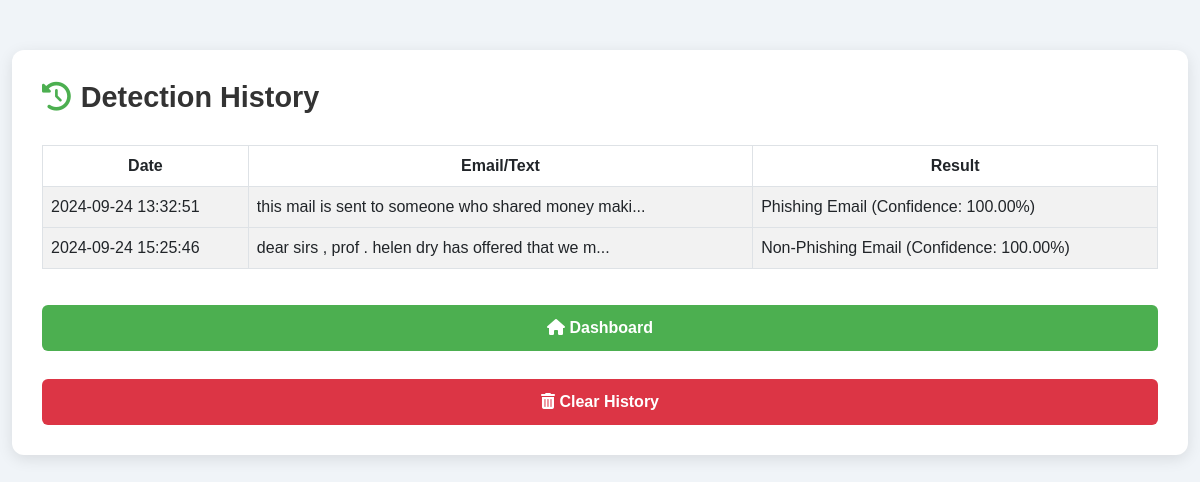
/history (signed in), run on an earlier commit of the app's database.
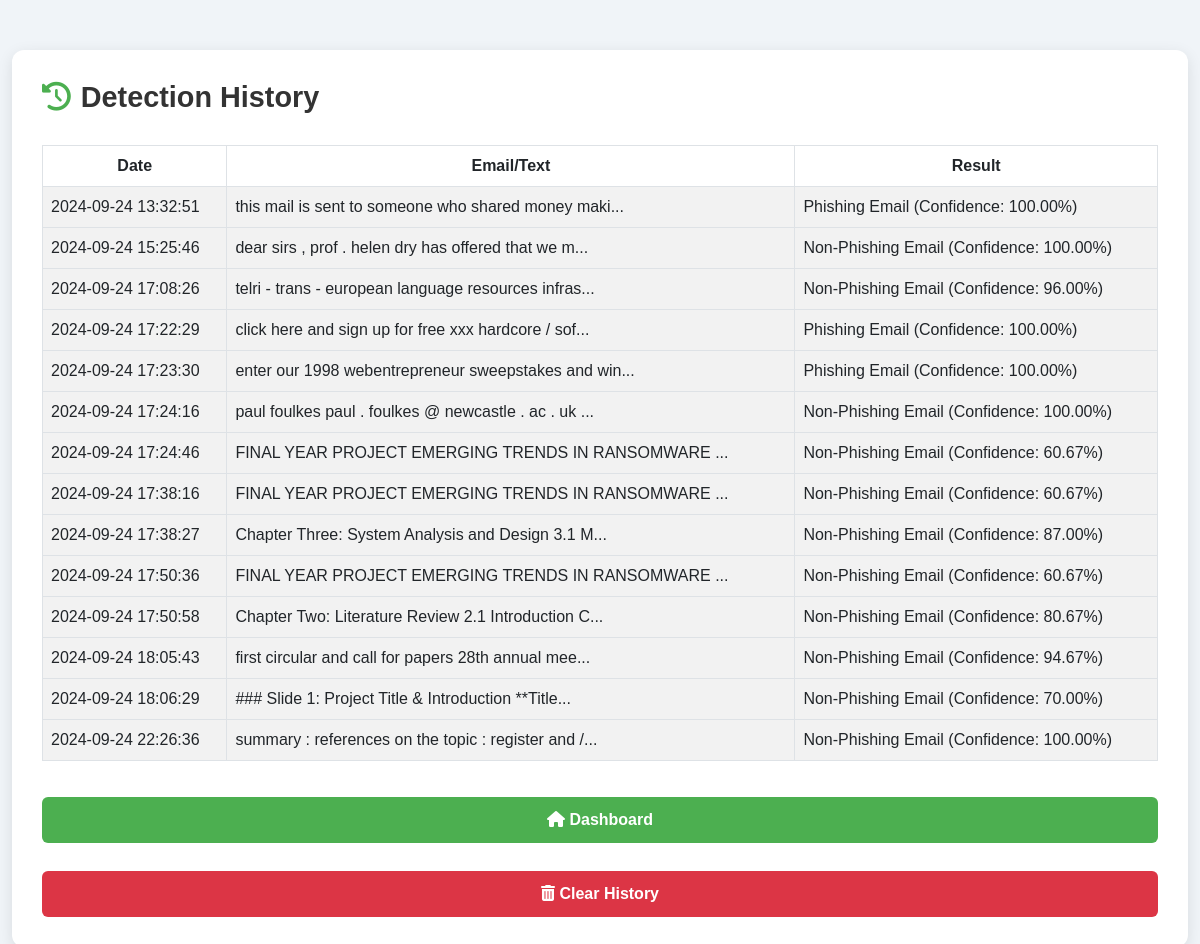
And on a later commit of the database.
### tables this page shows
CREATE TABLE detection_history (
                    id INTEGER PRIMARY KEY AUTOINCREMENT,
                    user_id INTEGER,
                    email_text TEXT,
                    result TEXT,
                    detection_date TIMESTAMP DEFAULT CURRENT_TIMESTAMP,
                    FOREIGN KEY (user_id) REFERENCES users(id) ON DELETE CASCADE
                );

### app.py (the view)
@app.route('/history')
@login_required
def history():
    conn = get_db_connection()
    if conn:
        history = conn.execute('SELECT * FROM detection_history WHERE user_id = ?', (current_user.id,)).fetchall()
        conn.close()
        return render_template('history.html', history=history)
    else:
        flash('Error fetching history', 'danger')
        return redirect(url_for('index'))

### app.py (called while the page is built)
@login_manager.user_loader
def load_user(user_id):
    return User(user_id)

def get_db_connection():
    try:
        conn = sqlite3.connect('users.db')  # Connect to SQLite database
        conn.row_factory = sqlite3.Row  # Return rows as dictionaries
        return conn
    except sqlite3.Error as e:
        logging.error(f"Database connection error: {e}")
        return None

### templates/history.html (shortened to what this page needs)
<!DOCTYPE html>
<html lang="en">
<head>
    <link href="https://cdn.jsdelivr.net/npm/bootstrap@5.3.0-alpha1/dist/css/bootstrap.min.css" rel="stylesheet">
    <link href="https://cdnjs.cloudflare.com/ajax/libs/font-awesome/6.0.0-beta3/css/all.min.css" rel="stylesheet">
</head>
<body>
    <div class="container">
        <div class="history-container">
            <h2><i class="fas fa-history"></i> Detection History</h2>
            {% if history %}
            <table class="table table-striped table-bordered">
                <thead>
                    <tr>
                        <th>Date</th>
                        <th>Email/Text</th>
                        <th>Result</th>
                    </tr>
                </thead>
                <tbody>
                    {% for entry in history %}
                    <tr>
                        <td>{{ entry['detection_date'] }}</td>
                        <td>{{ entry['email_text'][:50] }}...</td>
                        <td>{{ entry['result'] }}</td>
                    </tr>
                    {% endfor %}
                </tbody>
            </table>
            {% else %}
                <p>No detection history found.</p>
            {% endif %}
            <div class="d-grid gap-2">
                <a href="{{ url_for('index') }}" class="btn btn-custom"><i class="fas fa-home"></i> Dashboard</a>
                <button class="btn btn-clear" data-bs-toggle="modal" data-bs-target="#clearHistoryModal">
                    <i class="fas fa-trash-alt"></i> Clear History
                </button>
            </div>
        </div>
    </div>
</body>
</html>

### templates/history.html (style rules this page uses)
body { font-family: 'Poppins', sans-serif; background-color: #f0f4f8; color: #333; margin: 0; padding: 0; animation: fadeIn 1s ease-in-out; }
.container { margin-top: 50px; max-width: 1200px; }
.history-container { background-color: #ffffff; padding: 30px; border-radius: 12px; box-shadow: 0 4px 15px rgba(0, 0, 0, 0.1); }
.history-container h2 { display: flex; align-items: center; margin-bottom: 30px; font-size: 1.8rem; font-weight: 600; color: #333; }
.history-container h2 i { margin-right: 10px; color: #4CAF50; }
table { width: 100%; border-collapse: collapse; margin-bottom: 20px; }
th { background-color: #4CAF50; color: #000000; font-weight: bold; text-align: center; padding: 10px; }
td { padding: 15px; background-color: #f9f9f9; color: #555; }
tr:nth-child(even) td { background-color: #f2f2f2; }
.btn-custom { background-color: #4CAF50; color: white; font-size: 1rem; font-weight: 600; transition: background-color 0.3s ease, transform 0.2s ease; }
.btn-clear { background-color: #dc3545; color: white; font-size: 1rem; font-weight: 600; }
.d-grid .btn { padding: 10px 0; margin-top: 20px; }

What changed in the data, as far as the page shows it:
added detection_history: detection_date "2024-09-24 17:08:26", email_text "telri - trans - european language resources infras", result "Non-Phishing Email (Confidence: 96.00%)"
added detection_history: detection_date "2024-09-24 17:22:29", email_text "click here and sign up for free xxx hardcore / sof", result "Phishing Email (Confidence: 100.00%)"
added detection_history: detection_date "2024-09-24 17:23:30", email_text "enter our 1998 webentrepreneur sweepstakes and win", result "Phishing Email (Confidence: 100.00%)"
added detection_history: detection_date "2024-09-24 17:24:16", email_text "paul foulkes paul . foulkes @ newcastle . ac . uk", result "Non-Phishing Email (Confidence: 100.00%)"
added detection_history: detection_date "2024-09-24 17:24:46", email_text "FINAL YEAR PROJECT EMERGING TRENDS IN RANSOMWARE", result "Non-Phishing Email (Confidence: 60.67%)"
added detection_history: detection_date "2024-09-24 17:38:16", email_text "FINAL YEAR PROJECT EMERGING TRENDS IN RANSOMWARE", result "Non-Phishing Email (Confidence: 60.67%)"
added detection_history: detection_date "2024-09-24 17:38:27", email_text "Chapter Three: System Analysis and Design 3.1 M", result "Non-Phishing Email (Confidence: 87.00%)"
added detection_history: detection_date "2024-09-24 17:50:36", email_text "FINAL YEAR PROJECT EMERGING TRENDS IN RANSOMWARE", result "Non-Phishing Email (Confidence: 60.67%)"
added detection_history: detection_date "2024-09-24 17:50:58", email_text "Chapter Two: Literature Review 2.1 Introduction C", result "Non-Phishing Email (Confidence: 80.67%)"
added detection_history: detection_date "2024-09-24 18:05:43", email_text "first circular and call for papers 28th annual mee", result "Non-Phishing Email (Confidence: 94.67%)"
added detection_history: detection_date "2024-09-24 18:06:29", email_text "### Slide 1: Project Title & Introduction **Title", result "Non-Phishing Email (Confidence: 70.00%)"
added detection_history: detection_date "2024-09-24 22:26:36", email_text "summary : references on the topic : register and /", result "Non-Phishing Email (Confidence: 100.00%)"
